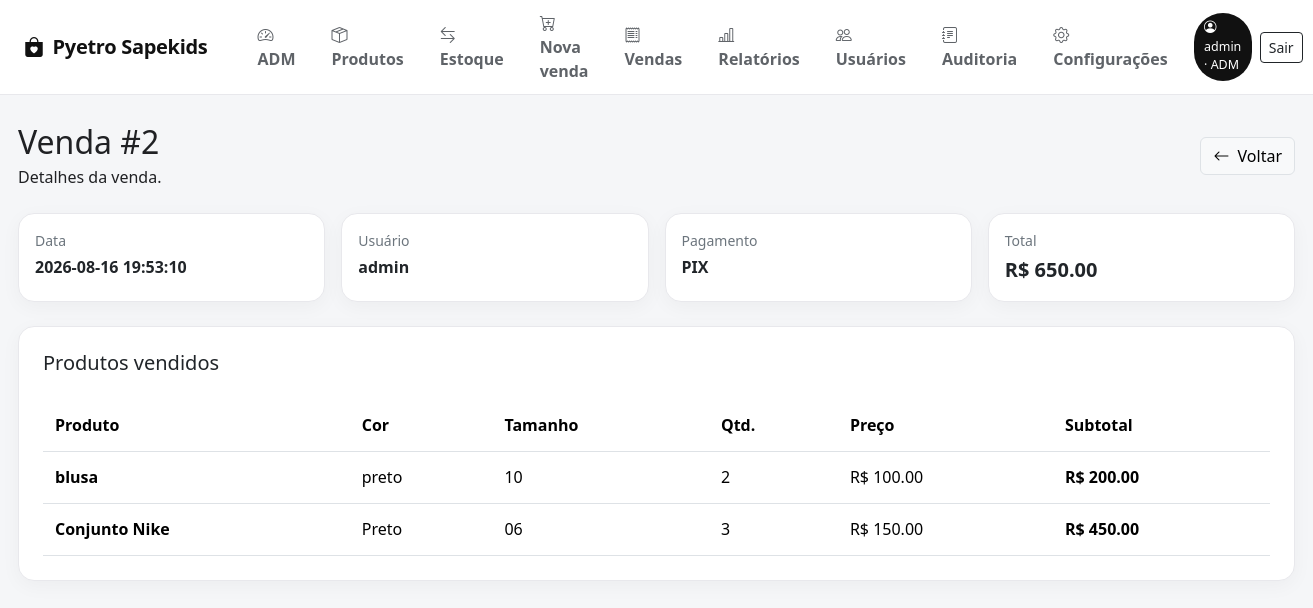
Screenshot of /sales/2 (signed in) with the database file from the repository.
### tables this page shows
CREATE TABLE sales (
        id INTEGER PRIMARY KEY AUTOINCREMENT,
        total REAL NOT NULL DEFAULT 0,
        payment_method TEXT NOT NULL,
        username TEXT NOT NULL,
        created_at TEXT NOT NULL
    );

CREATE TABLE sale_items (
        id INTEGER PRIMARY KEY AUTOINCREMENT,
        sale_id INTEGER NOT NULL,
        product_id INTEGER NOT NULL,
        quantity INTEGER NOT NULL,
        unit_price REAL NOT NULL,
        subtotal REAL NOT NULL,
        FOREIGN KEY(sale_id) REFERENCES sales(id),
        FOREIGN KEY(product_id) REFERENCES products(id)
    );

CREATE TABLE products (
        id INTEGER PRIMARY KEY AUTOINCREMENT,
        name TEXT NOT NULL,
        category TEXT NOT NULL,
        brand TEXT,
        color TEXT,
        size TEXT,
        price REAL NOT NULL DEFAULT 0,
        stock INTEGER NOT NULL DEFAULT 0,
        min_stock INTEGER NOT NULL DEFAULT 0,
        created_at TEXT NOT NULL
    );

### app.py (the view)
@app.route("/sales/<int:sale_id>")
@login_required
def sale_detail(sale_id):
    conn = db()
    sale = conn.execute("SELECT * FROM sales WHERE id = ?", (sale_id,)).fetchone()
    if not sale:
        conn.close()
        return "Venda não encontrada", 404
    items = conn.execute("""
        SELECT si.*, p.name, p.category, p.brand, p.color, p.size
        FROM sale_items si
        JOIN products p ON p.id = si.product_id
        WHERE si.sale_id = ?
        ORDER BY si.id
    """, (sale_id,)).fetchall()
    conn.close()
    return render_template("sale_detail.html", sale=sale, items=items)

### app.py (called while the page is built, shortened)
def db():
    conn = sqlite3.connect(DB)
    conn.row_factory = sqlite3.Row
    return DBWrapper(conn, postgres=False)

def login_required(fn):
    @wraps(fn)
    def wrapper(*args, **kwargs):
        if "user_id" not in session:
            return redirect(url_for("login"))
        return fn(*args, **kwargs)
    return wrapper

@app.context_processor
def inject_user_context():
    return {
        "current_username": session.get("username", ""),
        "current_role": session.get("role", "operator"),
        "is_admin": session.get("role") == "admin",
    }

    def _sql(self, sql):
        if self.postgres:
            return sql.replace("?", "%s")
        return sql

    def execute(self, sql, params=None):
        return self._conn.execute(self._sql(sql), params or ())

    def close(self):
        return self._conn.close()

### templates/sale_detail.html (shortened to what this page needs)
{% extends "base.html" %}
{% block content %}
<div class="d-flex justify-content-between align-items-center mb-4"><div><h1 class="page-title h2 mb-1">Venda #{{ sale.id }}</h1><div class="page-subtitle">Detalhes da venda.</div></div><a class="btn btn-light border" href="{{ url_for('sales') }}"><i class="bi bi-arrow-left me-1"></i> Voltar</a></div>
<div class="row g-3 mb-4">
<div class="col-md-3"><div class="card p-3 h-100"><small class="text-secondary">Data</small><strong class="mt-1">{{ sale.created_at }}</strong></div></div>
<div class="col-md-3"><div class="card p-3 h-100"><small class="text-secondary">Usuário</small><strong class="mt-1">{{ sale.username }}</strong></div></div>
<div class="col-md-3"><div class="card p-3 h-100"><small class="text-secondary">Pagamento</small><strong class="mt-1">{{ sale.payment_method }}</strong></div></div>
<div class="col-md-3"><div class="card p-3 h-100"><small class="text-secondary">Total</small><strong class="mt-1 fs-5">R$ {{ '%.2f'|format(sale.total) }}</strong></div></div>
</div>
<div class="card p-4"><h3 class="section-title h5">Produtos vendidos</h3><div class="table-responsive mt-3"><table class="table mb-0"><thead><tr><th>Produto</th><th>Cor</th><th>Tamanho</th><th>Qtd.</th><th>Preço</th><th>Subtotal</th></tr></thead><tbody>{% for item in items %}<tr><td class="fw-semibold">{{ item.name }}</td><td>{{ item.color or '-' }}</td><td>{{ item.size or '-' }}</td><td>{{ item.quantity }}</td><td>R$ {{ '%.2f'|format(item.unit_price) }}</td><td class="fw-semibold">R$ {{ '%.2f'|format(item.subtotal) }}</td></tr>{% endfor %}</tbody></table></div></div>
{% endblock %}

### templates/base.html (shortened to what this page needs)
<!doctype html>
<html lang="pt-BR">
<head>
  <link href="https://cdn.jsdelivr.net/npm/bootstrap@5.3.3/dist/css/bootstrap.min.css" rel="stylesheet">
  <link href="https://cdn.jsdelivr.net/npm/bootstrap-icons@1.11.3/font/bootstrap-icons.css" rel="stylesheet">
</head>
<body>
<nav class="topbar navbar navbar-expand-lg">
  <div class="container-fluid px-3 px-lg-4">
    <a class="brand navbar-brand" href="{{ url_for('admin_dashboard') if is_admin else url_for('dashboard') }}">
      <i class="bi bi-bag-heart-fill me-1"></i> Pyetro Sapekids
    </a>
    <div class="nav-scroll d-flex align-items-center ms-lg-3 flex-grow-1">
      {% if is_admin %}
        <a class="nav-link px-3" href="{{ url_for('admin_dashboard') }}"><i class="bi bi-speedometer2 me-1"></i> ADM</a>
        <a class="nav-link px-3" href="{{ url_for('products') }}"><i class="bi bi-box-seam me-1"></i> Produtos</a>
        <a class="nav-link px-3" href="{{ url_for('movements') }}"><i class="bi bi-arrow-left-right me-1"></i> Estoque</a>
        <a class="nav-link px-3" href="{{ url_for('new_sale') }}"><i class="bi bi-cart-plus me-1"></i> Nova venda</a>
        <a class="nav-link px-3" href="{{ url_for('sales') }}"><i class="bi bi-receipt me-1"></i> Vendas</a>
        <a class="nav-link px-3" href="{{ url_for('reports') }}"><i class="bi bi-bar-chart-line me-1"></i> Relatórios</a>
        <a class="nav-link px-3" href="{{ url_for('admin_users') }}"><i class="bi bi-people me-1"></i> Usuários</a>
        <a class="nav-link px-3" href="{{ url_for('admin_audit') }}"><i class="bi bi-journal-text me-1"></i> Auditoria</a>
        <span class="nav-link px-3 text-secondary"><i class="bi bi-gear me-1"></i> Configurações</span>
      {% endif %}
    </div>
    <div class="d-flex align-items-center gap-2 ms-2">
      <span class="role-pill"><i class="bi bi-person-circle me-1"></i>{{ current_username }} · {{ 'ADM' if is_admin else 'Operador' }}</span>
      <a class="btn btn-sm btn-outline-dark" href="{{ url_for('logout') }}">Sair</a>
    </div>
  </div>
</nav>
<main class="page">
  {% block content %}{% endblock %}
</main>
</body>
</html>

### templates/base.html (style rules this page uses)
:root { --brand:#171717;--bg:#f5f6f8;--border:#e8e8ec }
body { background:var(--bg);color:#202124 }
.topbar { background:#fff;border-bottom:1px solid var(--border);position:sticky;top:0;z-index:1000 }
.brand { font-weight:800;color:#111;text-decoration:none;letter-spacing:-.3px }
.nav-link { color:#5f6368!important;font-weight:600;border-radius:10px;margin:3px 2px }
.role-pill { font-size:.78rem;padding:.35rem .65rem;border-radius:999px;background:#111;color:#fff }
.page { max-width:1400px;margin:auto;padding:28px 18px 50px }
.card { border:1px solid var(--border);border-radius:16px;box-shadow:0 5px 20px rgba(20,20,20,.04) }
.table>:not(caption)>*>* { padding:.85rem .75rem }

### rows the page displays
sales: username "admin", id "2", created_at "2026-08-16 19:53:10", payment_method "PIX", total "650.00"
sale_items: name "blusa", color "preto", size "10", quantity "2", unit_price "100.00", subtotal "200.00"
sale_items: name "Conjunto Nike", color "Preto", size "06", quantity "3", unit_price "150.00", subtotal "450.00"

### other values shown
{{ 'ADM' if is_admin else 'Operador' }} "ADM"
